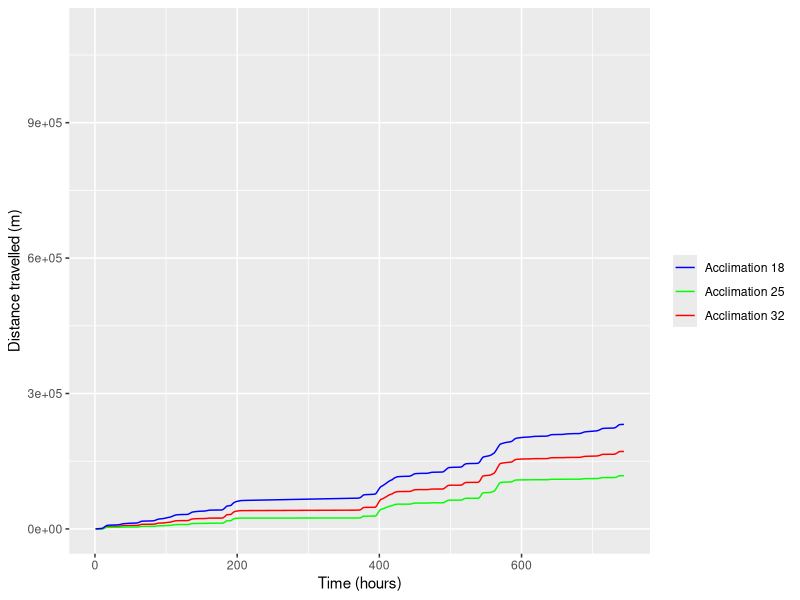
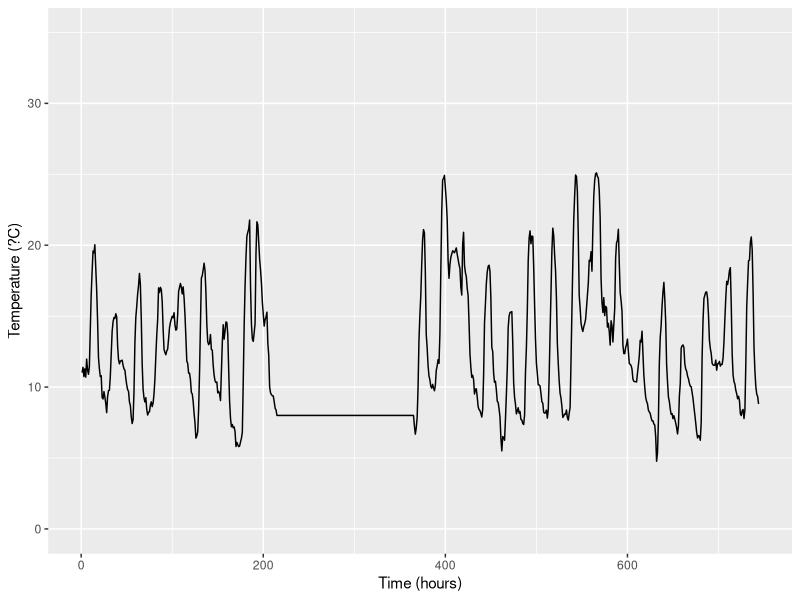
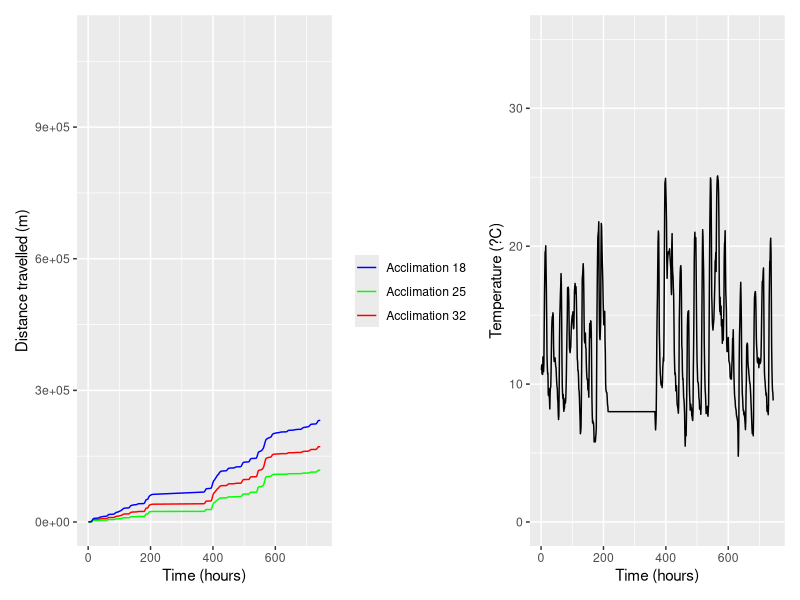

These charts were generated, in order, by the following R code:
setwd("Documents/R/Movement rate modeling/Spread rate_cold and warm spells/Data/")

#Install Packages 
install.packages("ggplot2")
install.packages("patchwork")

#Load Packages 
library(ggplot2)
library(patchwork)

#Load July cold spell data 
df <- read.csv("Spread_rate_Jul_cold_spell.csv", header = TRUE, sep=";")

df$Acclimation <- as.character(df$Acclimation)  

df18 <- subset(df, Acclimation == 18)

df25 <- subset(df, Acclimation == 25)

df32 <- subset(df, Acclimation == 32)

#Plot July with cold spell distance travelled data (Grabouw)

p7 <- ggplot()+
  geom_line(data=df32, aes(x=Time, y=Distance_travelled_acc, color="Acclimation 32"))+
  geom_line(data=df25, aes(x=Time, y=Distance_travelled_acc, color="Acclimation 25"))+
  geom_line(data=df18, aes(x=Time, y=Distance_travelled_acc, color="Acclimation 18"))+
  labs(y = 'Distance travelled (m)',
       x= 'Time (hours)',
       color = "")+
  scale_colour_manual(values = c("blue", "green", "red"))+
  theme(legend.title = element_text("Acclimation"))+
  ylim(0, 1100000)

#View plot
p7

#Plot temperature over time data for July with cold spell (Grabouw)
p8 <- ggplot()+
  geom_line(data=df, aes(x=Time, y=Temp))+
  labs(y = 'Temperature (?C)',
       x= 'Time (hours)')+
  ylim(0,35)

#View plot 
p8

#Combine plots 
p7+p8

#Save plots: Size 850 width, do not keep aspect ratio